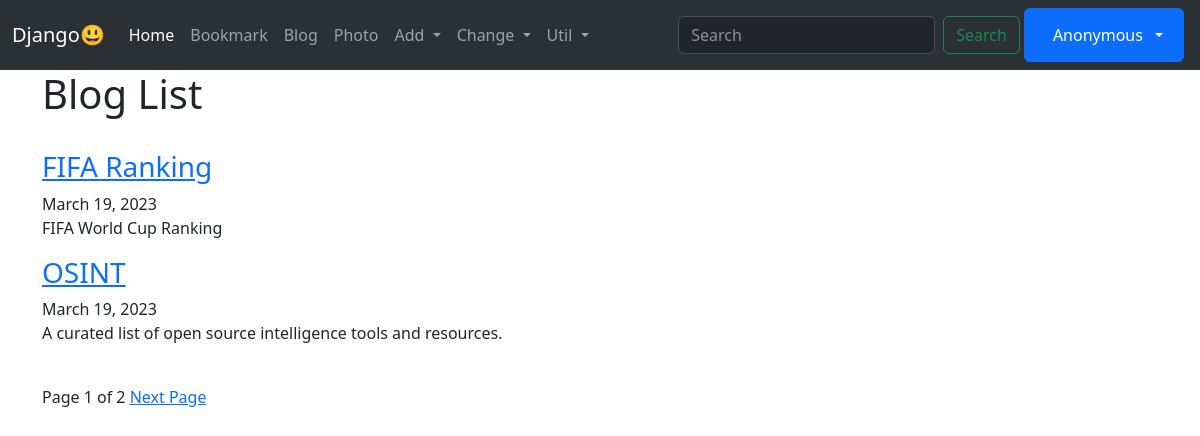
The page /blog/ on the database as committed earlier.
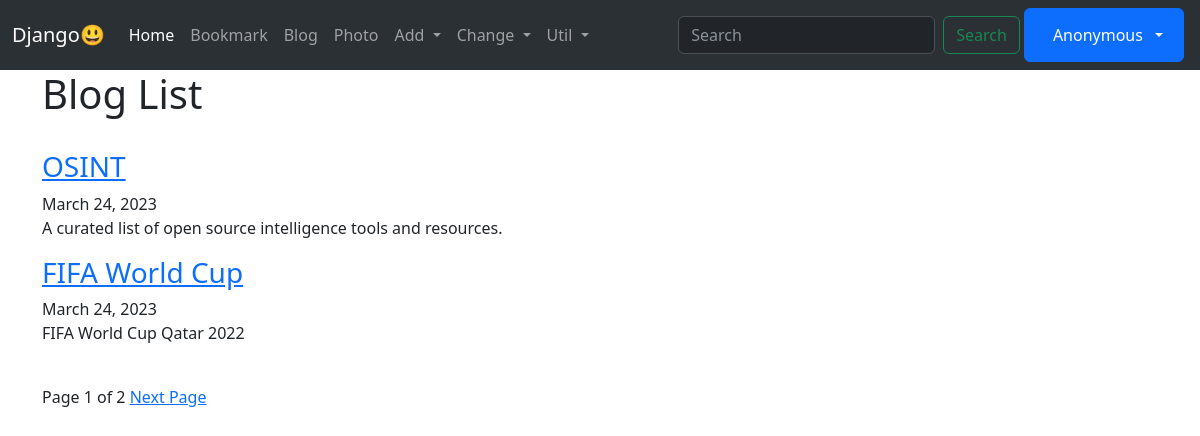
The same page on the database as committed later.
### blog/models.py (models this page shows, shortened)
class Post(models.Model):
    title = models.CharField(verbose_name='TITLE', max_length=50)
    slug = models.SlugField('SLUG', unique=True, allow_unicode=True, help_text='one word for title alias.')
    description = models.CharField('DESCRIPTION', max_length=100, blank=True, help_text="Simple description text.")
    content = models.TextField('CONTENT')
    create_dt = models.DateTimeField('CREATE DATE', auto_now_add=True)
    modify_dt = models.DateTimeField('MODIFY DATE', auto_now=True)
    tags = TaggableManager(blank=True)
    owner = models.ForeignKey(User, on_delete=models.CASCADE, blank=True, null=True, verbose_name='OWNER')
    class Meta:
        verbose_name = 'post' # 테이블의 별칭은 단수와 복수로 가질 수 있는데, 단수일 경우 'post'로 한다
        verbose_name_plural = 'posts'
        db_table = 'blog_posts'
        ordering = ('-modify_dt',)
    def get_absolute_url(self): # 이 메소드가 정의된 객체를 지칭하는 url을 반환
        return reverse('blog:post_detail', args=(self.slug,))

### blog/views.py (the view)
# urls.py: path('', views.PostLV.as_view(), name='index'),
class PostLV(ListView):
    model = Post
    template_name = 'blog/post_all.html'
    context_object_name = 'posts' # 템플릿 파일로 넘겨주는 객체 리스트에 대한 컨텍스트 변수명 지정 (object_list 역시 계속 사용할 수 있다)
    paginate_by = 2

### blog/templates/blog/post_all.html (shortened to what this page needs)
{% extends 'base.html' %}
{% block content %}
<h1>Blog List</h1>
<br>
{% for post in posts %}
    <h3><a href="{{ post.get_absolute_url }}">{{ post.title }}</a></h3>
    {{ post.modify_dt|date:"N d, Y" }}
    <p>{{ post.description }}</p>
{% endfor %}
<br>
<div>
    <span>
        Page {{ page_obj.number }} of {{ page_obj.paginator.num_pages }}
        {% if page_obj.has_next %}
            <a href="?page={{ page_obj.next_page_number }}">Next Page</a>
        {% endif %}
    </span>
</div>
{% endblock %}

Rows that differ between the two databases and show on the page:
no longer on this page (row edited): Post: title "FIFA Ranking", modify_dt "March 19, 2023", description "FIFA World Cup Ranking"
changed Post "OSINT": modify_dt "March 19, 2023" → "March 24, 2023"
now on this page (row edited): Post: title "FIFA World Cup", modify_dt "March 24, 2023", description "FIFA World Cup Qatar 2022"
